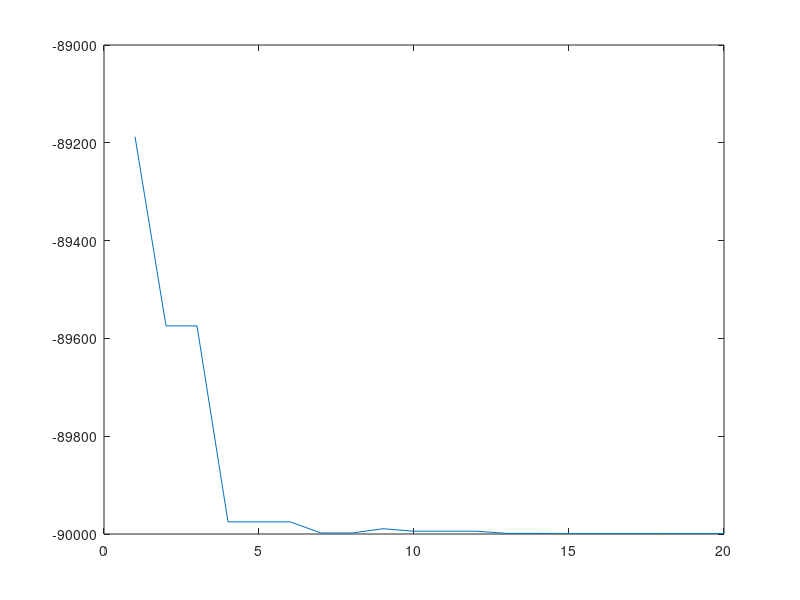

The MATLAB script that drew this image:
clc;
clear all;
close all;
%Teacher phase
ul=30;
ll=-30;
pn=10;
dv=2;
gn=20;
for it=1:gn
    if it==1   
x=(ul-ll).*rand(pn,dv)+ll;
    else
x=x4;
    end
for j=1:pn
g=0;  
for i=1:(dv-1)
value=100*((((x(j,i)).^2)-(x(j,i+1)).^2))+((1-x(j,i)).^2);
g=value+g;
end
f(j,1)=g;
end
m=mean(x);
a=min(f);
for i=1:pn
    if f(i,1)==a
        Xteacher=x(i,:);
    end
end
        
   
for i=1:pn
    r=rand(1);
    Tf=round(1+rand(1));
    D=r.*(Xteacher-(Tf.*m));
    x1(i,:)=x(i,:)+D;
end
for i=1:pn
    for j=1:dv
        if x1(i,j)>ul
            x1(i,j)=ul;
        end
        if x1(i,j)<ll
            x1(i,j)=ll;
        end
    end
end 

for j=1:pn
g=0;  
for i=1:(dv-1)
value=100*((((x1(j,i)).^2)-(x1(j,i+1)).^2))+((1-x1(j,i)).^2);
g=value+g;
end
f1(j,1)=g;
end   
for i=1:pn
       if f1(i,:)<f(i,:)
           x2(i,:)=x1(i,:);
     elseif f1(i,:)>f(i,:)
           x2(i,:)=x(i,:);
       end
   end
   

 for j=1:pn
g=0;  
for i=1:(dv-1)
value=100*((((x2(j,i)).^2)-(x2(j,i+1)).^2))+((1-x2(j,i)).^2);
g=value+g;
end
f2(j,1)=g;
end  
%learners phase

for i=1:pn
    j=floor(rand()*pn)+1;
    while j==i
        j=floor(rand()*pn)+1;
    end
     k=floor(rand()*pn)+1;
    while k==i||k==j
        k=floor(rand()*pn)+1;
    end
    if f2(k)<f2(j)
        x3(i,:)=x2(i,:)+rand*(x2(k,:)-x2(j,:));
    end
    if f2(k)>f2(j)
        x3(i,:)=x2(i,:)+rand*(x2(j,:)-x2(k,:));
    end
end     
 
% for j=1:pn

for j=1:pn
g=0;  
for i=1:(dv-1)
value=100*((((x3(j,i)).^2)-(x3(j,i+1)).^2))+((1-x3(j,i)).^2);
g=value+g;
end
f3(j,1)=g;
end   
for i=1:pn
       if f3(i,:)<f2(i,:)
           x4(i,:)=x3(i,:);
     elseif f3(i,:)>f2(i,:)
           x4(i,:)=x2(i,:);
       end
   end   
for i=1:pn
    for j=1:dv
        if x4(i,j)>ul
            x4(i,j)=ul;
        elseif x4(i,j)<ll
            x4(i,j)=ll;
        end
    end
end

for j=1:pn
g=0;  
for i=1:(dv-1)
value=100*((((x4(j,i)).^2)-(x4(j,i+1)).^2))+((1-x4(j,i)).^2);
g=value+g;
end
f4(j,1)=g;
end
mfv(it,1)=min(f4);
end
it=1:gn;
    plot(it,mfv) 
x4
